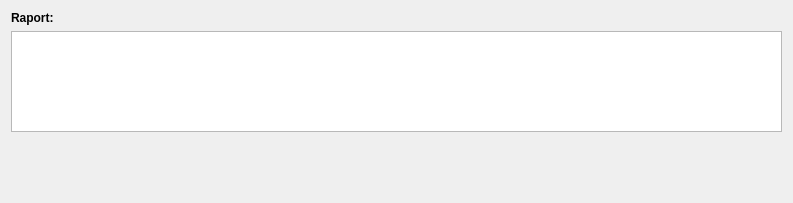
        <widget class="QWidget" name="scrollAreaWidgetContents_2">
         <property name="geometry">
          <rect>
           <x>0</x>
           <y>0</y>
           <width>793</width>
           <height>203</height>
          </rect>
         </property>
         <layout class="QVBoxLayout" name="verticalLayout_3">
          <item>
           <layout class="QVBoxLayout" name="verticalLayout_2">
            <item>
             <widget class="QLabel" name="label_11">
              <property name="sizePolicy">
               <sizepolicy hsizetype="Preferred" vsizetype="Fixed">
                <horstretch>0</horstretch>
                <verstretch>0</verstretch>
               </sizepolicy>
              </property>
              <property name="font">
               <font>
                <weight>75</weight>
                <bold>true</bold>
               </font>
              </property>
              <property name="inputMethodHints">
               <set>Qt::ImhPreferNumbers</set>
              </property>
              <property name="text">
               <string>Raport:</string>
              </property>
             </widget>
            </item>
            <item>
             <widget class="QPlainTextEdit" name="plainTextEdit_info">
              <property name="readOnly">
               <bool>true</bool>
              </property>
             </widget>
            </item>
            <item>
             <widget class="QLabel" name="label_info">
              <property name="sizePolicy">
               <sizepolicy hsizetype="Preferred" vsizetype="Fixed">
                <horstretch>0</horstretch>
                <verstretch>0</verstretch>
               </sizepolicy>
              </property>
              <property name="text">
               <string/>
              </property>
             </widget>
            </item>
            <item>
             <widget class="QLabel" name="label_warning">
              <property name="sizePolicy">
               <sizepolicy hsizetype="Preferred" vsizetype="Fixed">
                <horstretch>0</horstretch>
                <verstretch>0</verstretch>
               </sizepolicy>
              </property>
              <property name="palette">
               <palette>
                <active>
                 <colorrole role="WindowText">
                  <brush brushstyle="SolidPattern">
                   <color alpha="255">
                    <red>255</red>
                    <green>0</green>
                    <blue>0</blue>
                   </color>
                  </brush>
                 </colorrole>
                 <colorrole role="Text">
                  <brush brushstyle="SolidPattern">
                   <color alpha="255">
                    <red>255</red>
                    <green>0</green>
                    <blue>0</blue>
                   </color>
                  </brush>
                 </colorrole>
                 <colorrole role="PlaceholderText">
                  <brush brushstyle="SolidPattern">
                   <color alpha="128">
                    <red>255</red>
                    <green>0</green>
                    <blue>0</blue>
                   </color>
                  </brush>
                 </colorrole>
                </active>
                <inactive>
                 <colorrole role="WindowText">
                  <brush brushstyle="SolidPattern">
                   <color alpha="255">
                    <red>255</red>
                    <green>0</green>
                    <blue>0</blue>
                   </color>
                  </brush>
                 </colorrole>
                 <colorrole role="Text">
                  <brush brushstyle="SolidPattern">
                   <color alpha="255">
                    <red>255</red>
                    <green>0</green>
                    <blue>0</blue>
                   </color>
                  </brush>
                 </colorrole>
                 <colorrole role="PlaceholderText">
                  <brush brushstyle="SolidPattern">
                   <color alpha="128">
                    <red>255</red>
                    <green>0</green>
                    <blue>0</blue>
                   </color>
                  </brush>
                 </colorrole>
                </inactive>
                <disabled>
                 <colorrole role="WindowText">
                  <brush brushstyle="SolidPattern">
                   <color alpha="255">
                    <red>120</red>
                    <green>120</green>
                    <blue>120</blue>
                   </color>
                  </brush>
                 </colorrole>
                 <colorrole role="Text">
                  <brush brushstyle="SolidPattern">
                   <color alpha="255">
                    <red>120</red>
                    <green>120</green>
                    <blue>120</blue>
                   </color>
                  </brush>
                 </colorrole>
                 <colorrole role="PlaceholderText">
                  <brush brushstyle="SolidPattern">
                   <color alpha="128">
                    <red>0</red>
                    <green>0</green>
                    <blue>0</blue>
                   </color>
                  </brush>
                 </colorrole>
                </disabled>
               </palette>
              </property>
              <property name="text">
               <string/>
              </property>
             </widget>
            </item>
            <item>
             <widget class="QLabel" name="label_12">
              <property name="text">
               <string/>
              </property>
             </widget>
            </item>
           </layout>
          </item>
         </layout>
        </widget>
